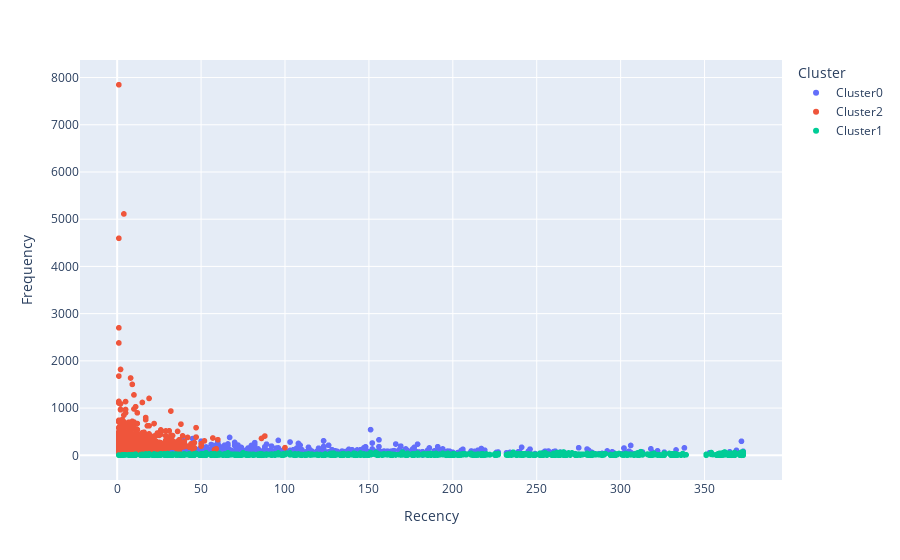
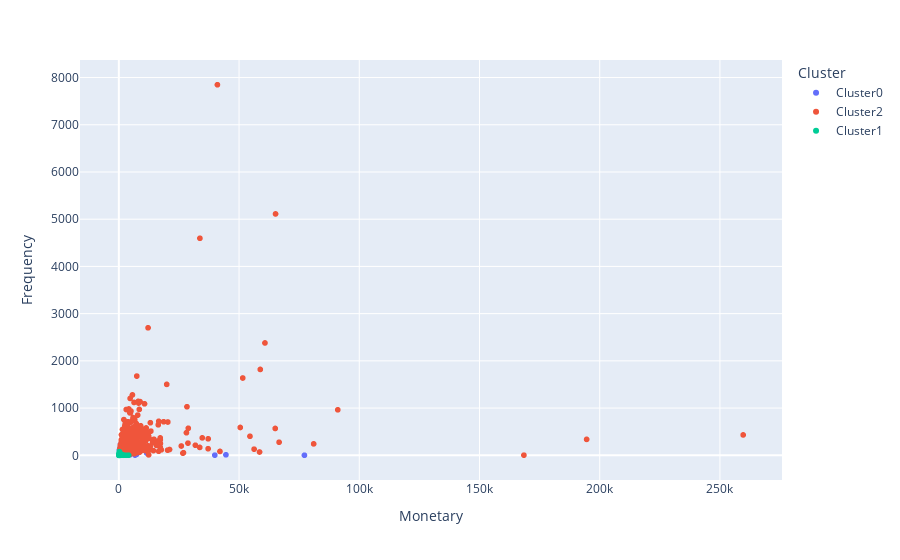
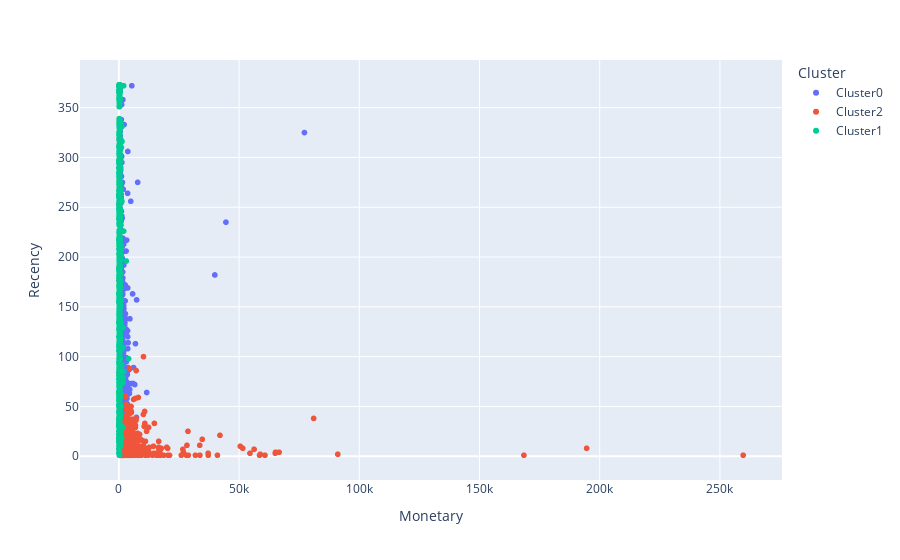

These figures' notebook cell, in order:
### Code cell
# Recency V/s Frequency
fig = px.scatter(RFM_data,x = 'Recency',y = 'Frequency', color = 'Cluster')
fig.show()

# Frequency V/s Monetary
fig = px.scatter(RFM_data,x = 'Monetary',y = 'Frequency', color = 'Cluster')
fig.show()

# Recency V/s Monetary
fig = px.scatter(RFM_data,x = 'Monetary',y = 'Recency', color = 'Cluster')
fig.show()

### Figure 1 — Plotly figure (JSON) as saved in the notebook; plotly's stock layout.template omitted (floating-point values rounded to 4 significant figures; data arrays with more than 128 entries replaced by an {"elided": "..."} marker saying what was removed)
{"data": [{"hovertemplate": "Cluster=Cluster0<br>Recency=%{x}<br>Frequency=%{y}<extra></extra>", "legendgroup": "Cluster0", "marker": {"color": "#636efa", "symbol": "circle"}, "mode": "markers", "name": "Cluster0", "showlegend": true, "type": "scattergl", "x": {"elided": "1664 int values"}, "xaxis": "x", "y": {"elided": "1664 int values"}, "yaxis": "y"}, {"hovertemplate": "Cluster=Cluster2<br>Recency=%{x}<br>Frequency=%{y}<extra></extra>", "legendgroup": "Cluster2", "marker": {"color": "#EF553B", "symbol": "circle"}, "mode": "markers", "name": "Cluster2", "showlegend": true, "type": "scattergl", "x": {"elided": "836 int values"}, "xaxis": "x", "y": {"elided": "836 int values"}, "yaxis": "y"}, {"hovertemplate": "Cluster=Cluster1<br>Recency=%{x}<br>Frequency=%{y}<extra></extra>", "legendgroup": "Cluster1", "marker": {"color": "#00cc96", "symbol": "circle"}, "mode": "markers", "name": "Cluster1", "showlegend": true, "type": "scattergl", "x": {"elided": "1421 int values"}, "xaxis": "x", "y": {"elided": "1421 int values"}, "yaxis": "y"}], "layout": {"legend": {"title": {"text": "Cluster"}, "tracegroupgap": 0}, "margin": {"t": 60}, "xaxis": {"anchor": "y", "domain": [0, 1], "title": {"text": "Recency"}}, "yaxis": {"anchor": "x", "domain": [0, 1], "title": {"text": "Frequency"}}}}

### Figure 2 — Plotly figure (JSON) as saved in the notebook; plotly's stock layout.template omitted (floating-point values rounded to 4 significant figures; data arrays with more than 128 entries replaced by an {"elided": "..."} marker saying what was removed)
{"data": [{"hovertemplate": "Cluster=Cluster0<br>Monetary=%{x}<br>Frequency=%{y}<extra></extra>", "legendgroup": "Cluster0", "marker": {"color": "#636efa", "symbol": "circle"}, "mode": "markers", "name": "Cluster0", "showlegend": true, "type": "scattergl", "x": {"elided": "1664 float values"}, "xaxis": "x", "y": {"elided": "1664 int values"}, "yaxis": "y"}, {"hovertemplate": "Cluster=Cluster2<br>Monetary=%{x}<br>Frequency=%{y}<extra></extra>", "legendgroup": "Cluster2", "marker": {"color": "#EF553B", "symbol": "circle"}, "mode": "markers", "name": "Cluster2", "showlegend": true, "type": "scattergl", "x": {"elided": "836 float values"}, "xaxis": "x", "y": {"elided": "836 int values"}, "yaxis": "y"}, {"hovertemplate": "Cluster=Cluster1<br>Monetary=%{x}<br>Frequency=%{y}<extra></extra>", "legendgroup": "Cluster1", "marker": {"color": "#00cc96", "symbol": "circle"}, "mode": "markers", "name": "Cluster1", "showlegend": true, "type": "scattergl", "x": {"elided": "1421 float values"}, "xaxis": "x", "y": {"elided": "1421 int values"}, "yaxis": "y"}], "layout": {"legend": {"title": {"text": "Cluster"}, "tracegroupgap": 0}, "margin": {"t": 60}, "xaxis": {"anchor": "y", "domain": [0, 1], "title": {"text": "Monetary"}}, "yaxis": {"anchor": "x", "domain": [0, 1], "title": {"text": "Frequency"}}}}

### Figure 3 — Plotly figure (JSON) as saved in the notebook; plotly's stock layout.template omitted (floating-point values rounded to 4 significant figures; data arrays with more than 128 entries replaced by an {"elided": "..."} marker saying what was removed)
{"data": [{"hovertemplate": "Cluster=Cluster0<br>Monetary=%{x}<br>Recency=%{y}<extra></extra>", "legendgroup": "Cluster0", "marker": {"color": "#636efa", "symbol": "circle"}, "mode": "markers", "name": "Cluster0", "showlegend": true, "type": "scattergl", "x": {"elided": "1664 float values"}, "xaxis": "x", "y": {"elided": "1664 int values"}, "yaxis": "y"}, {"hovertemplate": "Cluster=Cluster2<br>Monetary=%{x}<br>Recency=%{y}<extra></extra>", "legendgroup": "Cluster2", "marker": {"color": "#EF553B", "symbol": "circle"}, "mode": "markers", "name": "Cluster2", "showlegend": true, "type": "scattergl", "x": {"elided": "836 float values"}, "xaxis": "x", "y": {"elided": "836 int values"}, "yaxis": "y"}, {"hovertemplate": "Cluster=Cluster1<br>Monetary=%{x}<br>Recency=%{y}<extra></extra>", "legendgroup": "Cluster1", "marker": {"color": "#00cc96", "symbol": "circle"}, "mode": "markers", "name": "Cluster1", "showlegend": true, "type": "scattergl", "x": {"elided": "1421 float values"}, "xaxis": "x", "y": {"elided": "1421 int values"}, "yaxis": "y"}], "layout": {"legend": {"title": {"text": "Cluster"}, "tracegroupgap": 0}, "margin": {"t": 60}, "xaxis": {"anchor": "y", "domain": [0, 1], "title": {"text": "Monetary"}}, "yaxis": {"anchor": "x", "domain": [0, 1], "title": {"text": "Recency"}}}}
